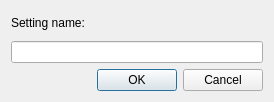
<?xml version="1.0" encoding="UTF-8"?>
<ui version="4.0">
 <class>Dialog</class>
 <widget class="QDialog" name="Dialog">
  <property name="geometry">
   <rect>
    <x>0</x>
    <y>0</y>
    <width>274</width>
    <height>102</height>
   </rect>
  </property>
  <property name="windowTitle">
   <string>Dialog</string>
  </property>
  <layout class="QVBoxLayout" name="verticalLayout">
   <item>
    <widget class="QLabel" name="label">
     <property name="text">
      <string>Setting name:</string>
     </property>
    </widget>
   </item>
   <item>
    <widget class="QLineEdit" name="lineEdit_SettingName"/>
   </item>
   <item>
    <widget class="QDialogButtonBox" name="buttonBox">
     <property name="orientation">
      <enum>Qt::Horizontal</enum>
     </property>
     <property name="standardButtons">
      <set>QDialogButtonBox::Cancel|QDialogButtonBox::Ok</set>
     </property>
    </widget>
   </item>
  </layout>
 </widget>
 <resources/>
 <connections>
  <connection>
   <sender>buttonBox</sender>
   <signal>accepted()</signal>
   <receiver>Dialog</receiver>
   <slot>accept()</slot>
   <hints>
    <hint type="sourcelabel">
     <x>248</x>
     <y>254</y>
    </hint>
    <hint type="destinationlabel">
     <x>157</x>
     <y>274</y>
    </hint>
   </hints>
  </connection>
  <connection>
   <sender>buttonBox</sender>
   <signal>rejected()</signal>
   <receiver>Dialog</receiver>
   <slot>reject()</slot>
   <hints>
    <hint type="sourcelabel">
     <x>316</x>
     <y>260</y>
    </hint>
    <hint type="destinationlabel">
     <x>286</x>
     <y>274</y>
    </hint>
   </hints>
  </connection>
 </connections>
</ui>
